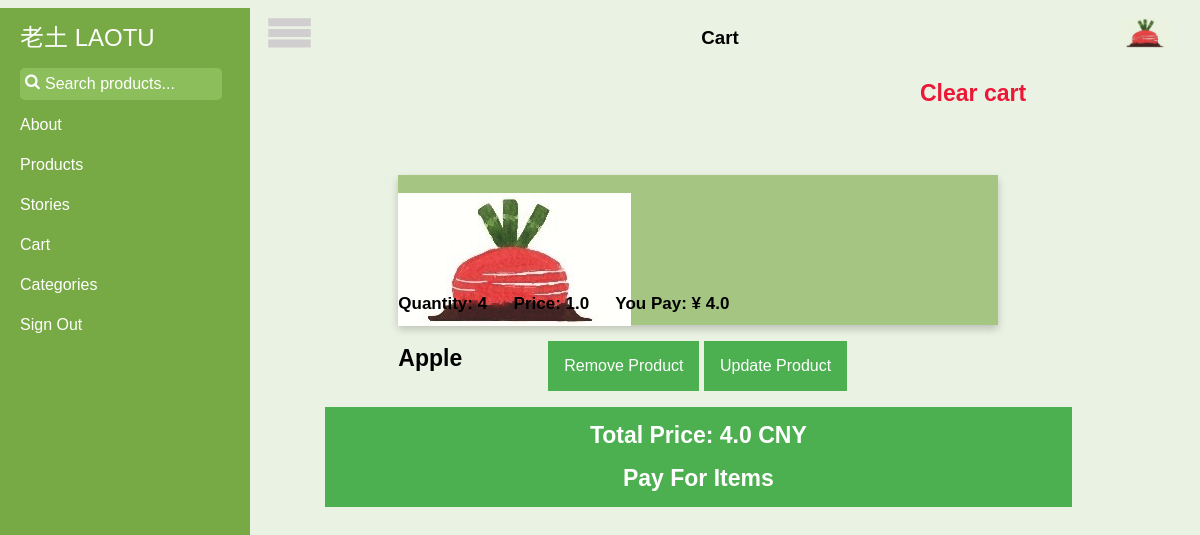
/cart (signed in), run on an earlier commit of the app's database.
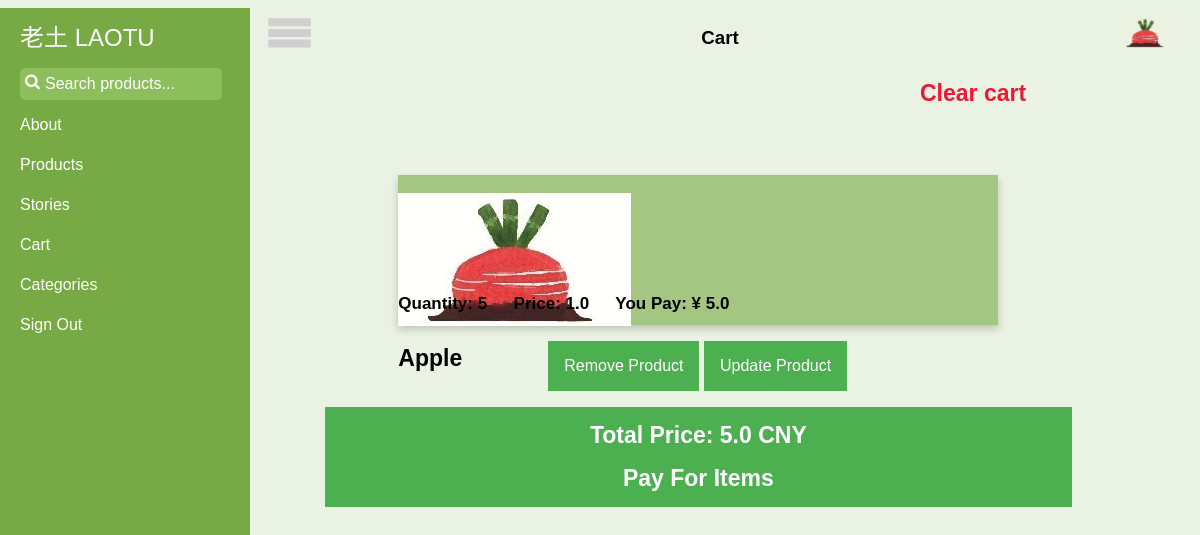
And on a later commit of the database.
### tables this page shows
CREATE TABLE cart (
    user_id integer not null references user(user_id),
    product_id integer not null references product(product_id),
    quantity integer not null,
    PRIMARY KEY (user_id, product_id)
);

CREATE TABLE product (
    product_id integer primary key autoincrement,
    title text not null,
    category text not null,
    quantity integer not null,
    price decimal(7,2) not null,
    description text not null,
    producer_id integer not null,
    FOREIGN KEY (producer_id) REFERENCES producer(producer_id)
);

### laotu.py (the view)
@app.route('/cart')
def get_cart():
    if not g.user:
        flash(FLASH_SIGNIN_NEEDED)
        return redirect(url_for('register'))
    items=query_db('''select cart.product_id, cart.quantity, product.title, product.price from cart \
    join product on cart.product_id=product.product_id where cart.user_id = ?''',[session['user_id']])
    total = 0
    for item in items:
        total += float(item['quantity']) * float(item['price'])/float(100)
    return render_template('cart.html', items=items, total=total)

### laotu.py (called while the page is built)
def get_db():
    top = _app_ctx_stack.top
    if not hasattr(top, 'sqlite_db'):
        top.sqlite_db = sqlite3.connect(app.config['DATABASE'])
        top.sqlite_db.row_factory = sqlite3.Row
    return top.sqlite_db

@app.teardown_appcontext
def close_database(exception):
    top = _app_ctx_stack.top
    if hasattr(top, 'sqlite_db'):
        top.sqlite_db.close()

def query_db(query, args=(), one=False):
    cur = get_db().execute(query, args)
    rv = cur.fetchall()
    return (rv[0] if rv else None) if one else rv

@app.before_request
def before_request():
    g.user = None
    if 'user_id' in session:
        g.user = query_db('select * from user where user_id = ?',
                          [session['user_id']], one=True)

### templates/cart.html (shortened to what this page needs)
{% extends "layout.html" %}
{% block header %}Cart{% endblock %}
{% block main %}
  <div style="width: 150px; position:relative; left: 250px; margin: 1rem auto;">
    <h1><a class="clear" href="{{ url_for('clear_cart')}}">Clear cart</a></h1>
  </div>
  <br><br>
  {% for item in items %}
    <div class="productlist" onclick="gotoURL('{{ url_for('show_product', product_id=item.product_id)}}')">
      <div class="pic">
        <img src="{{ url_for('static', filename='images/laotu-logo.png') }}" style="max-width:100%; max-height:100%; vertical-align:center;">
      </div>
      <div class="info" style="height: 85%">
        <div class="title">
          <h1>{{ item.title }}</h1>
        </div>
        <div style="position: absolute; top: 70%; width: 100%;">
          <h2>Quantity: {{item.quantity }} &emsp; Price: {{ item.price/100 }} &emsp; You Pay: &#165 {{ item.price/100 * item.quantity }}</h2>
        </div>
      </div>
    </div>
    <div style="position: relative; right: 5%; margin: 1rem auto; width:300px">
      <button onclick="gotoURL('{{ url_for('remove_product', product_id=item.product_id)}}')" class="dropbtn">Remove Product</button>
      <div class="dropdown">
      <button onclick="dropDownQuantity()" class="dropbtn">Update Product</button>
    </div>
  </div>
  {% else %}
    <em>There's nothing in your cart.</em>
  {% endfor %}
  {% if items %}
  <div style="position:relative; right: 5%; width: 80%; margin: 1rem auto; z-index: -1">
    <button class="dropbtn" onclick="gotoURL('{{ url_for('pay')}}')" style="width: 100%; padding:0px;">
      <h1>Total Price: {{total}} CNY</h1>
      <h1>Pay For Items</h1>
    </button>
  </div>
  {% endif %}
{% endblock %}

What changed in the data, as far as the page shows it:
changed cart "Apple": quantity "4" → "5"; item.price/100*item.quantity "4.0" → "5.0"
Also different on the page:
{{ total }}: "4.0" → "5.0"
